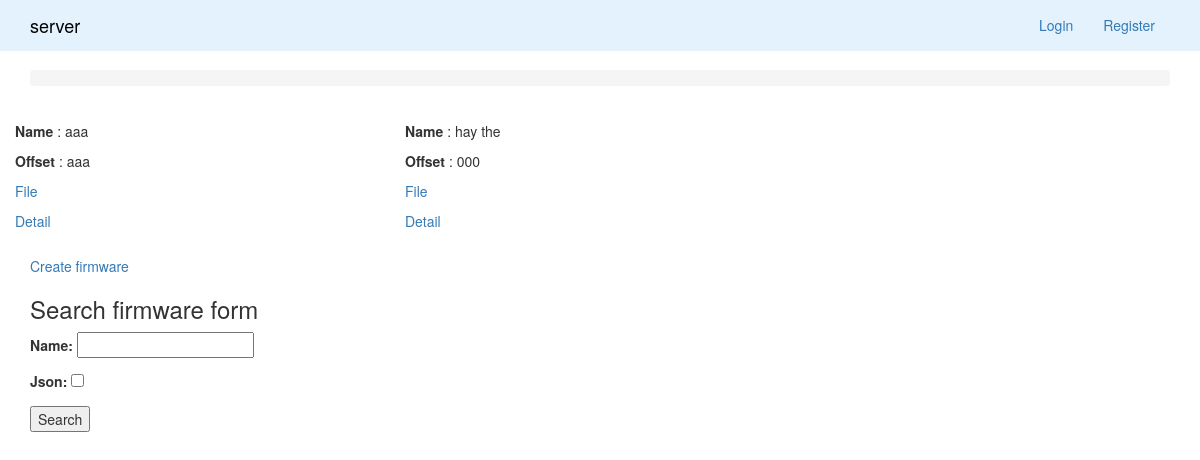
Page /firmware on the earlier database version.
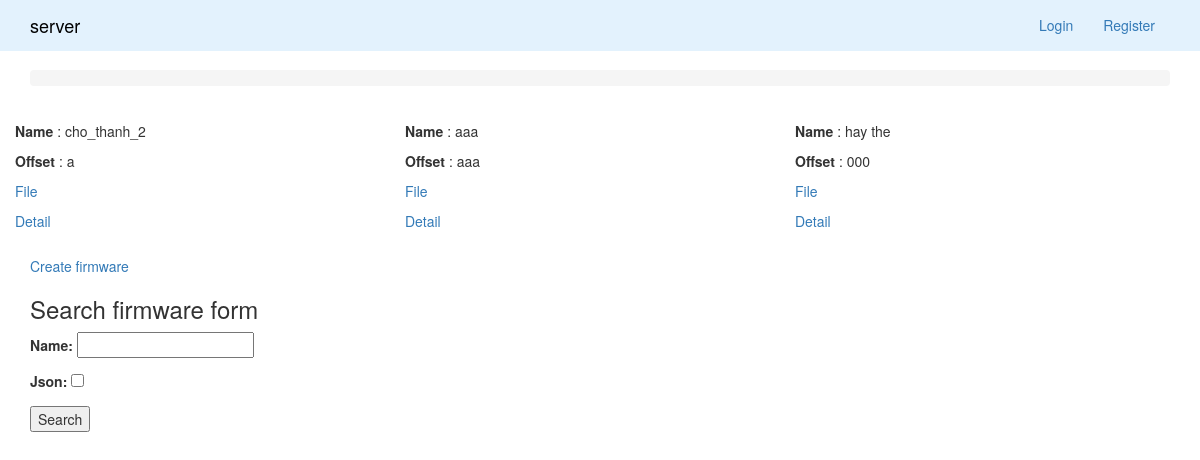
Same page on the later database version.
### firmware/models/Firmware.py (models this page shows)
class Firmware(models.Model):
    name = models.CharField(max_length=300)
    file = models.FileField(upload_to='')
    offset = models.CharField(max_length=8)
    class Meta:
        ordering = ['-id']

### firmware/views/FirmwareView.py (the view, shortened to what this page needs)
# urls.py: url(r'^firmware$', FirmwareView.as_view(), name='firmware'),
@method_decorator([csrf_exempt], name='dispatch')
class FirmwareView(View):
    template_name = 'firmware/firmware.html'
    def get_firmwares(self):
        objects = Firmware.objects.all()
        return objects
    def get(self, request):
        firmwares = self.get_firmwares()
        context = {
            'firmwares': firmwares,
            'search_firmware_form': FirmwareSearchForm()
        }
        return TemplateResponse(request, self.template_name, context)

### firmware/forms/FirmwareSearchForm.py
class FirmwareSearchForm(forms.Form):
    name = forms.CharField()
    json = forms.BooleanField(required=False)

### firmware/context_processors.py (called while the page is built)
def is_moderator(request):
    return request.user.groups.filter(name='moderator').exists()

def user(request):
    return {
        'user': request.user,
        'moderator': is_moderator(request)
    }

### templates/firmware/firmware.html (shortened to what this page needs)
{% extends 'includes/layout.html' %}
{% load static %}
{% load humanize %}
{% load mathfilters %}
{% block content %}
    <div class="row">
        {% for firmware in firmwares %}
            <div class='col-lg-4' style='margin: 15px 0'>
                <div class="row">
                    <p> <strong> Name </strong>: {{firmware.name}} </p>
                    <p> <strong> Offset </strong>: {{firmware.offset}} </p>
                    <p> <a href='/media/{{ firmware.file }}' /> File </a> </p>
                    <p> <a href='{% url 'firmware:firmware-detail' firmware.id %}'> Detail </a> </p>
                </div>
            </div>
        {% endfor %}
    </div>
    {% if not create_firmware_form %}
        <a href="{% url 'firmware:create-firmware' %}" class='button'>Create firmware</a>
    {% endif %}
    {% if search_firmware_form %}
        <h3> Search firmware form </h3>
        <form method='post'>{% csrf_token %}
            {{ search_firmware_form.as_p }}
            <button type='submit'> Search </button>
        </form>
    {% endif %}
{% endblock %}

Differences in the rows shown:
added Firmware: name "cho_thanh_2", offset "a"
